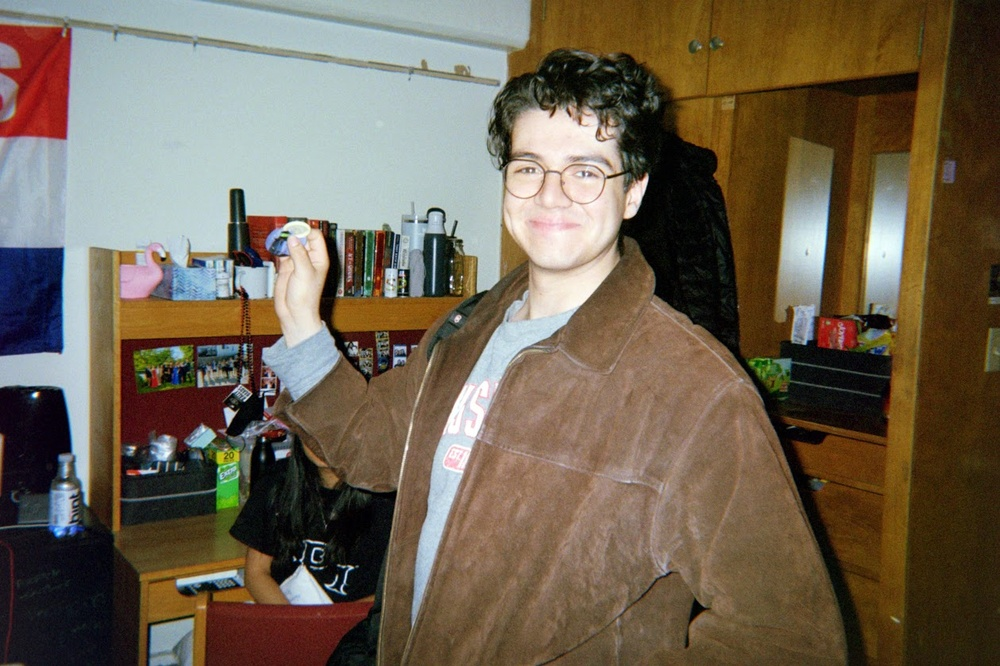
#> input picture images/adrian2.jpg, 1000 x 666 px, shrunk from 1259 x 839 before the run
$ python canny_edge_detection.py
#> lines starting #> are read from the running program, lines starting #| are printed output that depends on the picture
import numpy as np
from scipy import ndimage
import matplotlib.pyplot as plt
from skimage import io, color

def gaussian_kernel(size, sigma=1):
    size = int(size) // 2
    x, y = np.mgrid[-size:size+1, -size:size+1]
    g = np.exp(-(x**2 + y**2) / (2*sigma**2))
    return g / g.sum()

def sobel_filters(img):
    Kx = np.array([[-1, 0, 1],
                   [-2, 0, 2],
                   [-1, 0, 1]])
    Ky = np.array([[1, 2, 1],
                   [0, 0, 0],
                   [-1, -2, -1]])

    Ix = ndimage.convolve(img, Kx)
    Iy = ndimage.convolve(img, Ky)

    G = np.hypot(Ix, Iy)
    G = G / G.max() * 255
    theta = np.arctan2(Iy, Ix)

    return G, theta

def non_max_suppression(G, theta):
    M, N = G.shape
    Z = np.zeros((M,N), dtype=np.int32)
    angle = theta * 180. / np.pi
    angle[angle < 0] += 180

    for i in range(1, M-1):
        for j in range(1, N-1):
            try:
                q = 255
                r = 255

                # Angle 0
                if (0 <= angle[i,j] < 22.5) or (157.5 <= angle[i,j] <= 180):
                    q = G[i, j+1]
                    r = G[i, j-1]
                # Angle 45
                elif (22.5 <= angle[i,j] < 67.5):
                    q = G[i+1, j-1]
                    r = G[i-1, j+1]
                # Angle 90
                elif (67.5 <= angle[i,j] < 112.5):
                    q = G[i+1, j]
                    r = G[i-1, j]
                # Angle 135
                elif (112.5 <= angle[i,j] < 157.5):
                    q = G[i-1, j-1]
                    r = G[i+1, j+1]

                if (G[i,j] >= q) and (G[i,j] >= r):
                    Z[i,j] = G[i,j]
                else:
                    Z[i,j] = 0

            except IndexError as e:
                pass

    return Z

def threshold(img, lowThresholdRatio=0.05, highThresholdRatio=0.15):
    highThreshold = img.max() * highThresholdRatio
    lowThreshold = highThreshold * lowThresholdRatio

    M, N = img.shape
    res = np.zeros((M,N), dtype=np.int32)

    strong = np.int32(255)
    weak = np.int32(75)

    strong_i, strong_j = np.where(img >= highThreshold)
    zeros_i, zeros_j = np.where(img < lowThreshold)

    weak_i, weak_j = np.where((img <= highThreshold) & (img >= lowThreshold))

    res[strong_i, strong_j] = strong
    res[weak_i, weak_j] = weak

    return res, weak, strong

def hysteresis(img, weak, strong=255):
    M, N = img.shape
    for i in range(1, M-1):
        for j in range(1, N-1):
            if img[i,j] == weak:
                try:
                    if ((img[i+1, j-1] == strong) or (img[i+1, j] == strong) or (img[i+1, j+1] == strong)
                        or (img[i, j-1] == strong) or (img[i, j+1] == strong)
                        or (img[i-1, j-1] == strong) or (img[i-1, j] == strong) or (img[i-1, j+1] == strong)):
                        img[i, j] = strong
                    else:
                        img[i, j] = 0
                except IndexError as e:
                    pass
    return img

def canny_edge_detection(img, lowThresholdRatio=0.05, highThresholdRatio=0.15, sigma=1):
    smooth_img = ndimage.convolve(img, gaussian_kernel(5, sigma))
    G, theta = sobel_filters(smooth_img)
    non_max_img = non_max_suppression(G, theta)
    threshold_img, weak, strong = threshold(non_max_img, lowThresholdRatio, highThresholdRatio)
    img_final = hysteresis(threshold_img, weak, strong)
    return img_final

# Load and preprocess the image
image = io.imread('images/adrian2.jpg')
#> image is the input picture: shape (666, 1000, 3); mean R, G, B 111.7, 99.5, 82.7
if image.ndim == 3:
    image = color.rgb2gray(image)
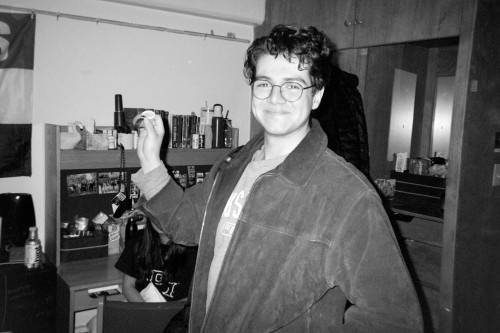
#> image: shape (666, 1000) float64 (shown at 1/2 size); min 0, max 1, mean 0.396

edges = canny_edge_detection(image)
#> in sobel_filters, `Iy = ndimage.convolve(img, Ky)`:
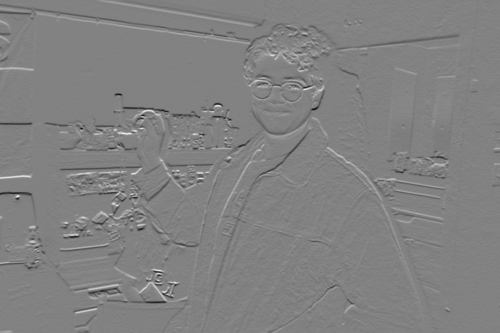
#> Iy: shape (666, 1000) float64 (shown at 1/2 size); min -1.93, max 1.86, mean -0.00315; drawn with min black and max white
#> in sobel_filters, `theta = np.arctan2(Iy, Ix)`:
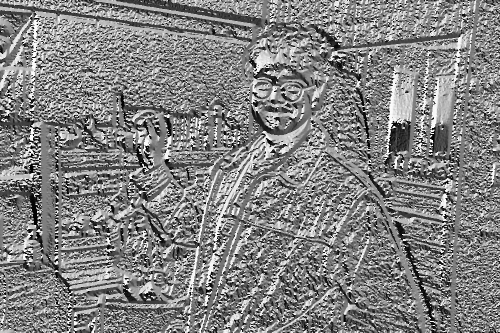
#> theta: shape (666, 1000) float64 (shown at 1/2 size); min -3.14, max 3.14, mean 0.0745; drawn with min black and max white
#> in non_max_suppression, `angle[angle < 0] += 180`:
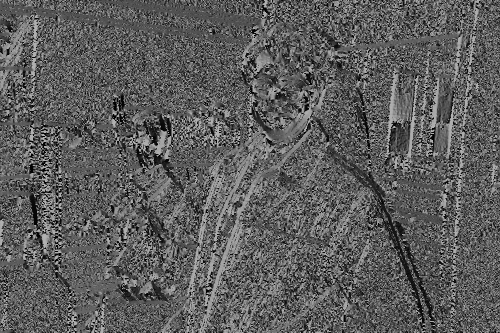
#> angle: shape (666, 1000) float64 (shown at 1/2 size); min 0.000494, max 180, mean 93.1
#> after the loop in non_max_suppression, `for i in range(1, M-1):`:
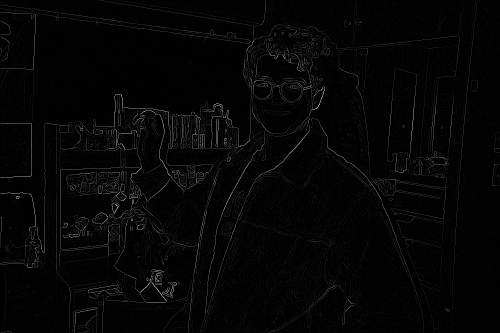
#> Z: shape (666, 1000) int32 (shown at 1/2 size); min 0, max 255, mean 5.1
#> in threshold, `highThreshold = img.max() * highThresholdRatio`: highThreshold = 38.25
#> in threshold, `lowThreshold = highThreshold * lowThresholdRatio`: lowThreshold = 1.91
#> in canny_edge_detection, `threshold_img, weak, strong = threshold(non_max_img, lowThresholdRatio..`:
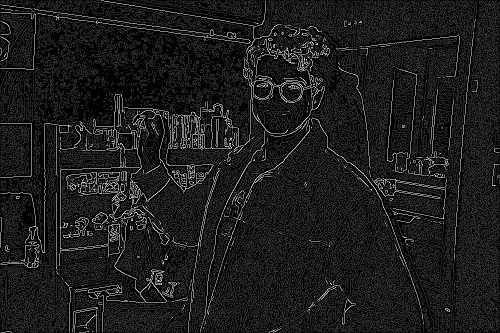
#> threshold_img: shape (666, 1000) int32 (shown at 1/2 size); min 0, max 255, mean 27.2
#> in canny_edge_detection, `threshold_img, weak, strong = threshold(non_max_img, lowThresholdRatio..`: weak = 75; strong = 255
#> after the loop in hysteresis, `for i in range(1, M-1):`:
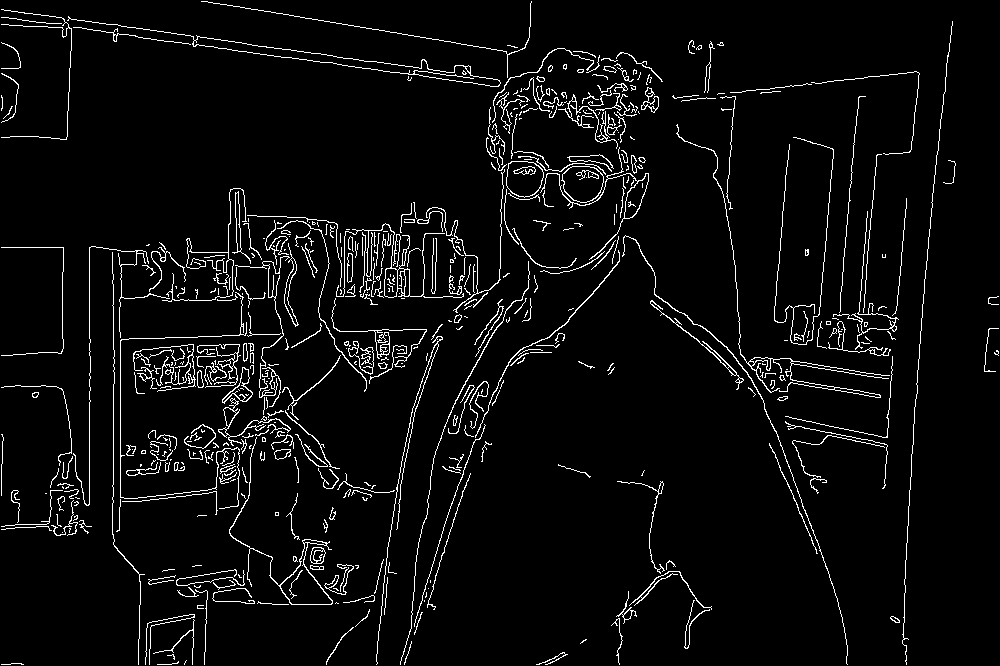
#> img: shape (666, 1000) int32; 4.5% white in thin lines or dots

plt.figure(figsize=(8, 8))
plt.subplot(121)
plt.imshow(image, cmap='gray')
plt.title('Original Image')
plt.axis('off')

plt.subplot(122)
plt.imshow(edges, cmap='gray')
plt.title('Canny Edge Detection')
plt.axis('off')

plt.savefig("canny_edge_detection/adrian2.jpg")

$ run again, with images/Downtown.jpg copied over images/adrian2.jpg
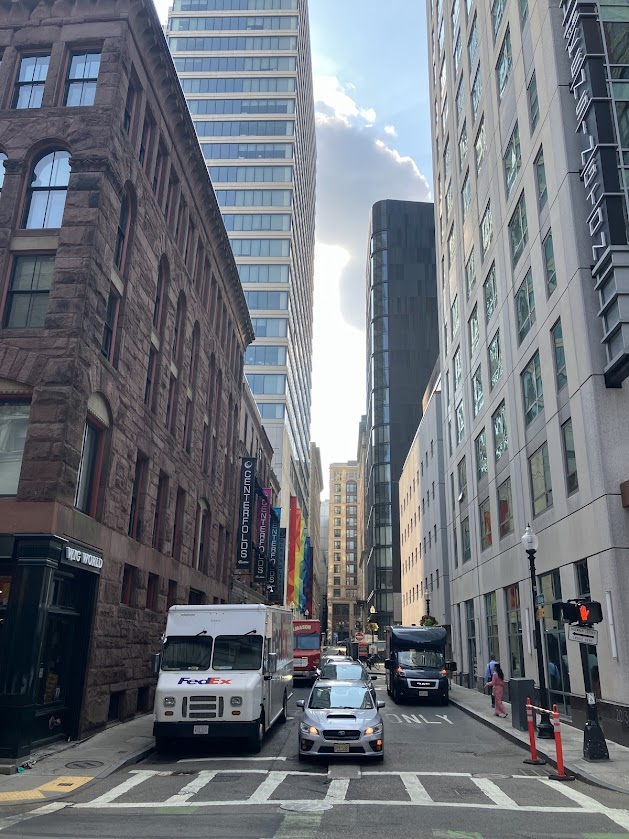
#> input picture images/Downtown.jpg, 629 x 839 px
#> image is the input picture: shape (839, 629, 3); mean R, G, B 108.9, 113.5, 121
#> image: shape (839, 629) float64
#> after the loop in non_max_suppression, `for i in range(1, M-1):`:
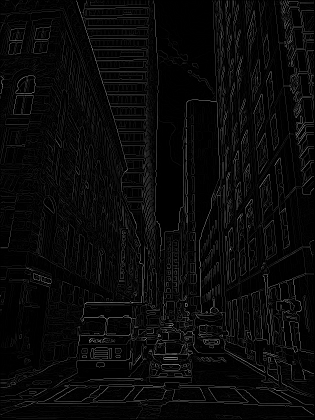
#> Z: shape (839, 629) int32 (shown at 1/2 size); min 0, max 255, mean 9.3
#> highThreshold = 38.25
#> lowThreshold = 1.91
#> weak = 75; strong = 255
#> after the loop in hysteresis, `for i in range(1, M-1):`:
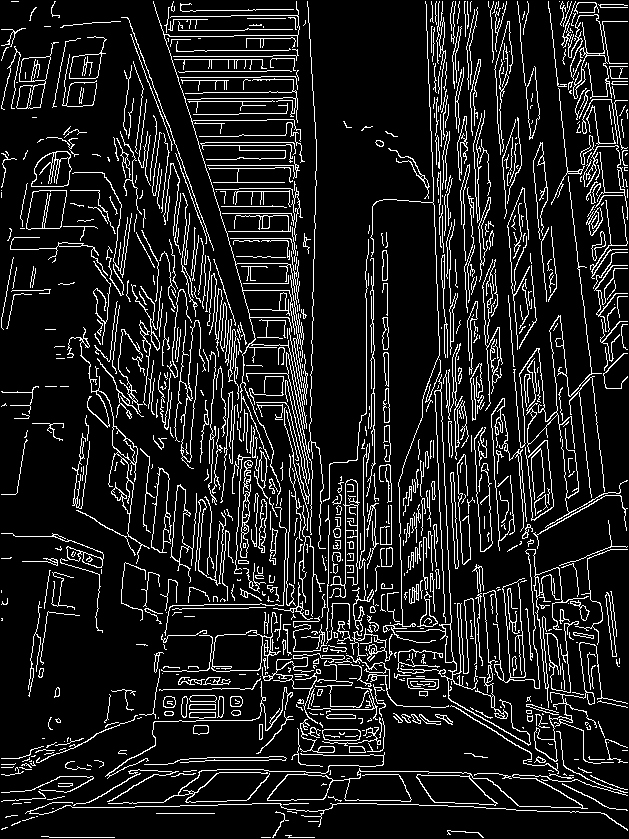
#> img: shape (839, 629) int32; 11.8% white in thin lines or dots

$ run again, with images/adrian.jpg copied over images/adrian2.jpg
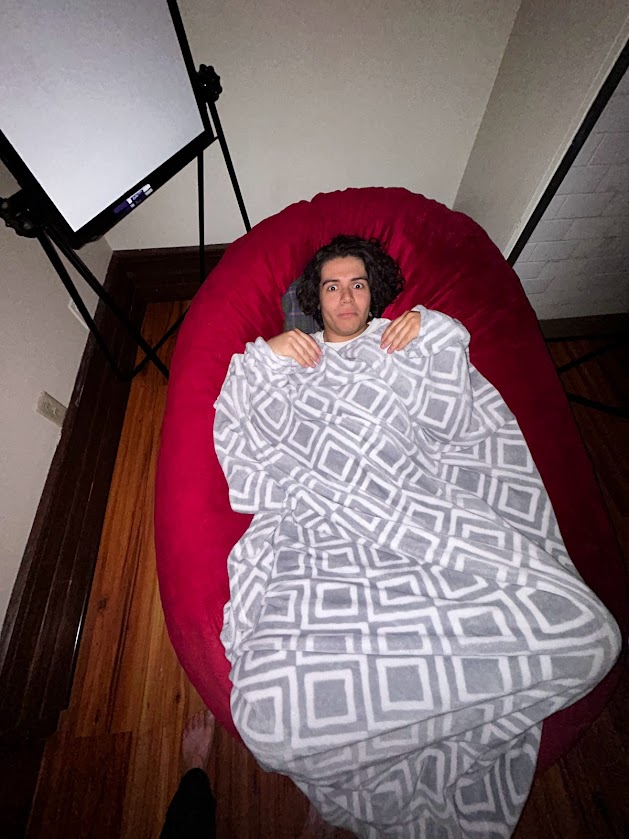
#> input picture images/adrian.jpg, 629 x 839 px
#> image is the input picture: shape (839, 629, 3); mean R, G, B 121.6, 97.7, 102.1
#> image: shape (839, 629) float64
#> after the loop in non_max_suppression, `for i in range(1, M-1):`:
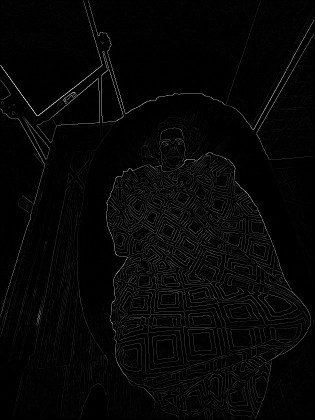
#> Z: shape (839, 629) int32 (shown at 1/2 size); min 0, max 255, mean 5.5
#> highThreshold = 38.25
#> lowThreshold = 1.91
#> weak = 75; strong = 255
#> after the loop in hysteresis, `for i in range(1, M-1):`:
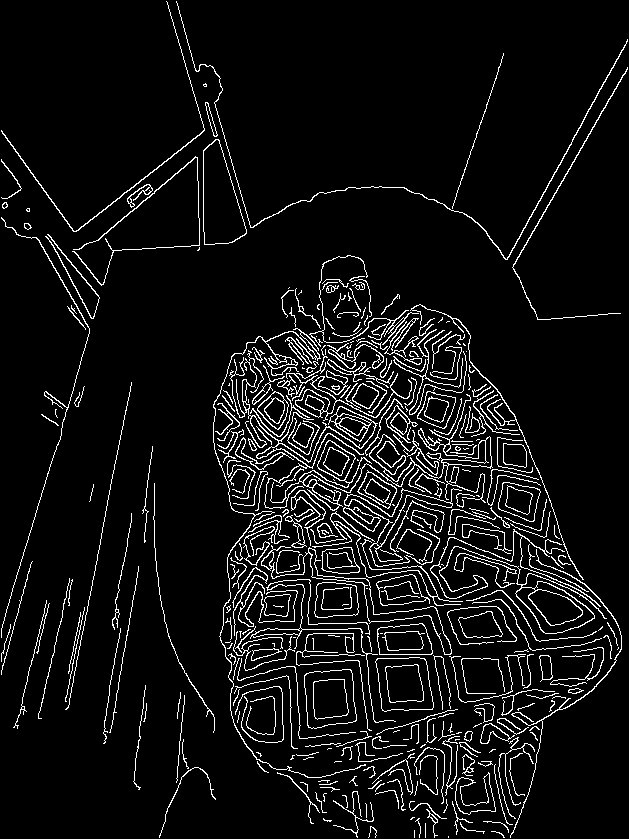
#> img: shape (839, 629) int32; 6.7% white in thin lines or dots
